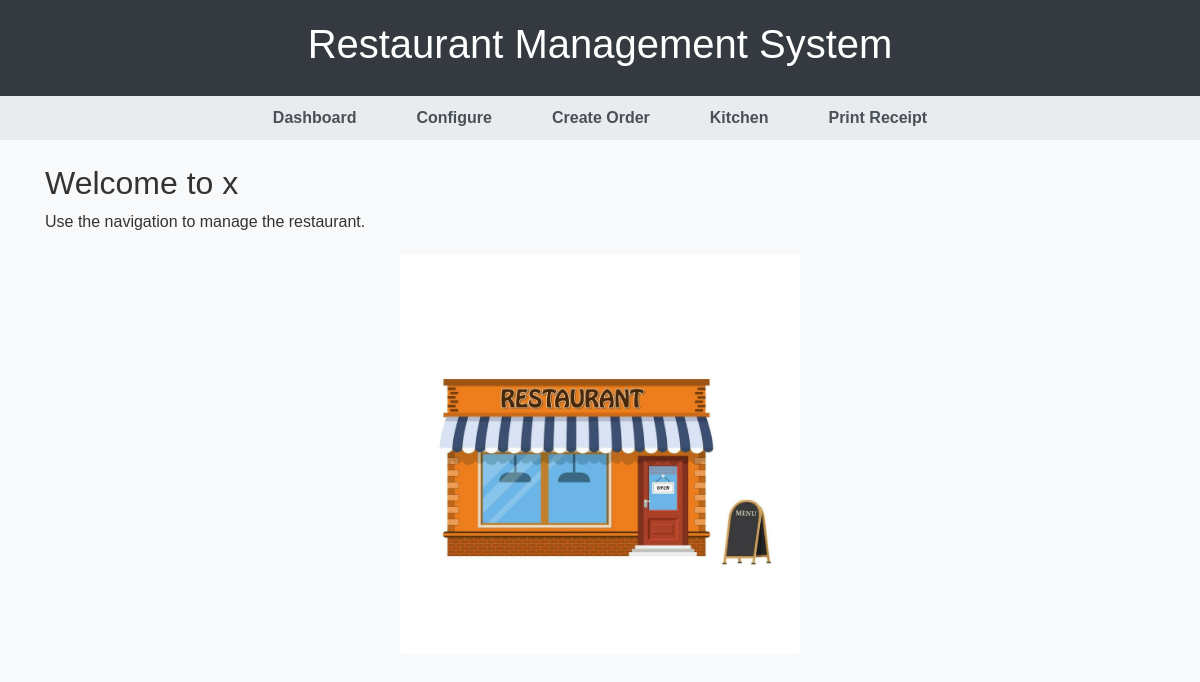
/, run on an earlier commit of the app's database.
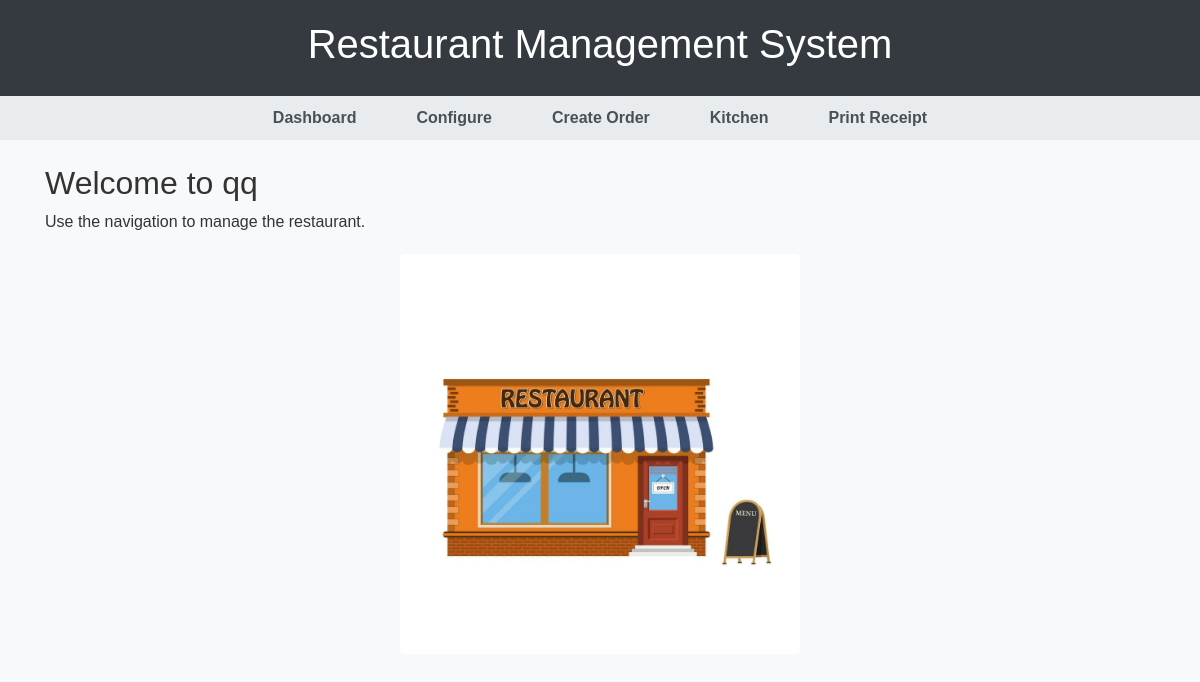
And on a later commit of the database.
### tables this page shows
CREATE TABLE fac_config(
            id integer PRIMARY KEY,
            fac_name text NOT NULL,
            table_num integer NOT NULL,
            seat_num integer NOT NULL
        );

### app.py (the view)
@app.route('/')
def index():
    fac_info = db.read_val("SELECT fac_name FROM fac_config LIMIT 1")
    restaurant_name = fac_info[0][0] if fac_info else "Restaurant Management System"
    return render_template('index.html', restaurant_name=restaurant_name)

### database.py (called while the page is built)
    def get_connection(self):
        return sqlite3.connect(self.db)

    def read_val(self, read_query, params=()):
        try:
            conn = self.get_connection()
            cursor = conn.cursor()
            cursor.execute(read_query, params)
            rows = cursor.fetchall()
            conn.close()
            return rows
        except Error as e:
            print("❌ Read error:", e)
            return []

### templates/index.html (shortened to what this page needs)
{% extends 'base.html' %}
{% block content %}
    <h2 class="mt-4">Welcome to {{ restaurant_name }}</h2>
    <p>Use the navigation to manage the restaurant.</p>
    {% if 'assets/res.jpg' %}
        <img src="{{ url_for('static', filename='assets/res.jpg') }}" alt="Restaurant" class="img-fluid rounded" style="max-width: 400px; display: block; margin: 20px auto;">
    {% endif %}
{% endblock %}

What changed in the data, as far as the page shows it:
now on this page (row edited): fac_config: fac_name "qq"
Also different on the page:
{{ restaurant_name }}: "x" → (not shown)
